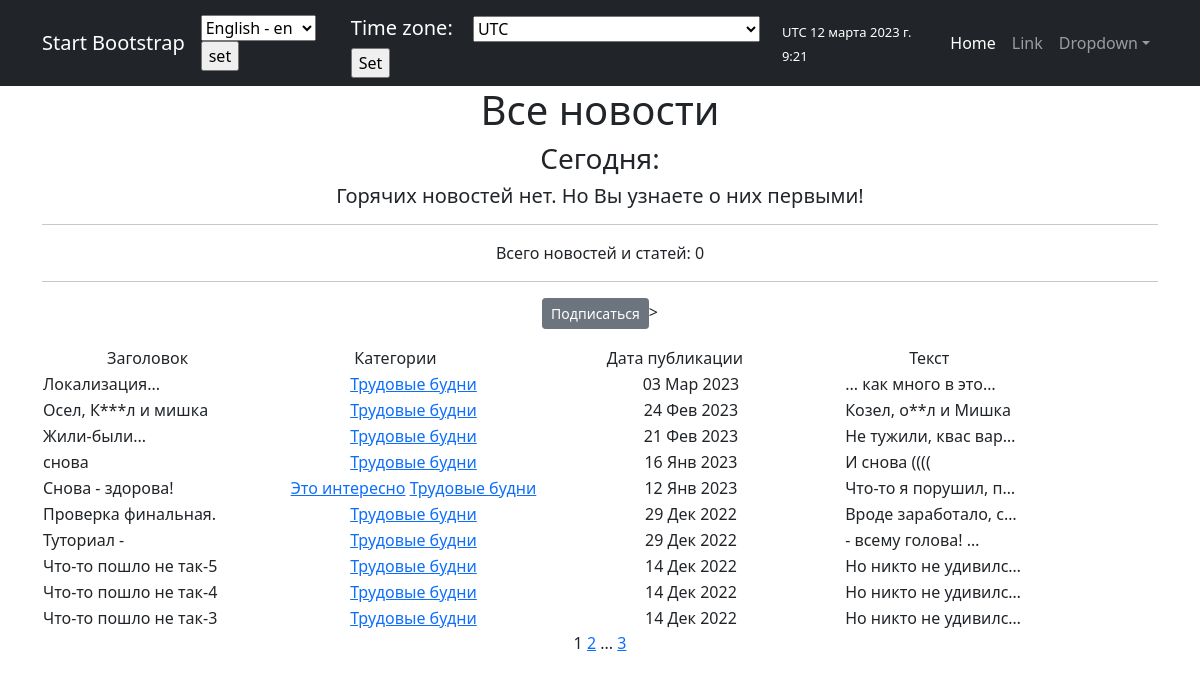
/articles/categories/3, run on the app's committed database.
### news/models.py (models this page shows, shortened)
class Post(models.Model):                                                                   # Модель 3
    author = models.ForeignKey(Author, on_delete=models.CASCADE)                            # - связь "один ко многим" с моделью Author
    article_or_new = models.CharField(max_length=3, choices=POSITIONS, default=article)     # ART - статья; NEW - новость
    title = models.CharField(max_length=255)                                                # Заголовок статьи или новости
    text_body = models.TextField()                                                          # Текст статьи или новости
    date_time_post = models.DateTimeField(auto_now_add=True)                                # Дата и время СОЗДАНИЯ записи
    rating_article_or_new = models.FloatField(default=0.0)                                  # Рейтинг статьи или новости
    category = models.ManyToManyField(Category, through='PostCategory')                     # - связь "многие ко многим" с моделью Category (через модель PostCategory)

class Category(models.Model):                                                       # Модель 2
    name = models.CharField(max_length=255, unique=True, help_text=_('Category name'))             # перевод
    subscribers = models.ManyToManyField(User, blank=True, null=True, related_name='categories')
    def __str__(self):
        return self.name

### news/views.py (the view)
# urls.py: path('categories/<int:pk>', CategoryListViev.as_view(), name='category_list'),
class CategoryListViev(NewsList):                           # Создание в процессе вебинара
    model = Post
    template_name = 'category_list.html'
    context_object_name = 'category_news_list'
    def get_queryset(self):
        self.category = get_object_or_404(Category, id=self.kwargs['pk'])
        queryset = Post.objects.filter(category=self.category).order_by('-date_time_post')
        return queryset
    def get_context_data(self, **kwargs):
        context = super().get_context_data(**kwargs)
        context['is_not_subscriber'] = self.request.user not in self.category.subscribers.all()
        context['category'] = self.category
        return context

### news/templatetags/custom_filters.py (called while the page is built)
@register.filter                                # Примечание. Данный фильтр не работает,
def hide_forbidden(value):                      # если к слову "примыкает" знак препинания! (т.е. запятая или точка)
    words = value.split()
    result = []
    for word in words:
        if word in forbidden_words:
            result.append(word[0] + "*"*(len(word)-2) + word[-1])
        else:
            result.append(word)
    return " ".join(result)

### news/views.py (called while the page is built)
    def get_context_data(self, **kwargs):
        context = super().get_context_data(**kwargs)
        context['current_time'] = timezone.now()
        context['timezones'] = pytz.common_timezones
        context['hot_news'] = None
        return context

### templates/category_list.html (shortened to what this page needs)
{% extends 'flatpages/default.html' %}
{% load custom_filters %}
{% block content %}
    <h1>Все новости</h1>
    <h3>Cегодня: {{ time_now|date:'d M Y' }}</h3>
    <h5> {{ hot_news|default_if_none:"Горячих новостей нет. Но Вы узнаете о них первыми!" }} </h5>
    <hr>
    <p>Всего новостей и статей:  {{ news|length }}</p>
    <hr>
    {% if is_not_subscriber %}
            <p class="text-center"><a href="{% url 'subscribe' category.id %}" class="btn btn-secondary btn-sm">Подписаться</a>></p>
    {% endif %}
    {% if category_news_list %}
    <table>
        <tr>
            <td>
                &emsp;&emsp;&emsp;&emsp;Заголовок &emsp;&emsp;&emsp;&emsp;&emsp;&emsp;
            </td>
            <td>
                    &emsp;&emsp;&emsp;&emsp;Категории &emsp;&emsp;&emsp;&emsp;&emsp;&emsp;
            </td>
            <td>
                  &emsp;&emsp;&emsp;&emsp; Дата публикации &emsp;&emsp;&emsp;&emsp;&emsp;&emsp;
            </td>
            <td>
                   &emsp;&emsp;&emsp;&emsp;Текст &emsp;&emsp;&emsp;&emsp;&emsp;&emsp;
            </td>
        </tr>
        {% for new in category_news_list %}
        <tr>
            <td align="left">{{ new.title | hide_forbidden }}</td>
            <td>
                {% for category in new.category.all %}
                    <a href="{% url 'category_list' category.id %}">{{ category }}</a>
                {% endfor %}
            </td>
            <td align="center">{{ new.date_time_post | date:'d M Y' }}</td>
            <td align="left">{{ new.text_body | truncatechars:20 | hide_forbidden }}</td>
        </tr>
        {% endfor %}
    </table>
    {% else %}
        <h2>Новостей нет!</h2>
    {% endif %}
   {{ page_obj.number }}
   {% if page_obj.has_next %}
       <a href="?page={{ page_obj.next_page_number }}">{{ page_obj.next_page_number }}</a>
       {% if paginator.num_pages != page_obj.next_page_number %}
           ...
           <a href="?page={{ page_obj.paginator.num_pages }}">{{ page_obj.paginator.num_pages }}</a>
       {% endif %}
   {% endif %}
{% endblock content %}

### templates/flatpages/default.html (shortened to what this page needs)
{% load i18n %}
{% load tz %}
<!DOCTYPE html>
<html lang="en">
    <head>
        {% load static %}
        <link href="{% static 'css/styles.css' %}" rel="stylesheet" />
    </head>
    <body>
        <nav class="navbar navbar-expand-lg navbar-dark bg-dark">
            <div class="container">
                <a class="navbar-brand" href="#">{% trans "Start Bootstrap" %}</a>
                <form action='{% url 'set_language' %}'method="POST">
                    <select name="language" id="">
                        {% get_available_languages as LANGUAGES %}
                        {% get_language_info_list for LANGUAGES as languages %}
                        {% for language in languages %}
                            <option value="{{ language.code }}" {% if language.code == LANGUAGE_CODE %} selected {% endif %}>
                                {{ language.name_local }} - {{ language.code }}
                            </option>
                        {% endfor %}
                    </select>
                    <input type="submit" value="set">
                </form>
                {% get_current_timezone as TIME_ZONE %}
                <form action="" method="POST">
                    <label for="timezone" class="navbar-brand">Time zone:</label>
                    <select name="timezone">
                        {% for tz in timezones %}
                        <option value="{{ tz }}"{% if tz == TIME_ZONE %} selected{% endif %}>{{ tz }}</option>
                        {% endfor %}
                    </select>
                    <input type="submit" value="Set">
                </form>
                <span> <font color="white" size="2">
                {{ TIME_ZONE }}
                {{ current_time|timezone:TIME_ZONE }}
                </font> </span>>
                <div class="collapse navbar-collapse" id="navbarSupportedContent">
                    <ul class="navbar-nav ms-auto mb-2 mb-lg-0">
                        <li class="nav-item"><a class="nav-link active" aria-current="page" href="#">{% trans "Home" %}</a></li>
                        <li class="nav-item"><a class="nav-link" href="#">{% trans "Link" %}</a></li>
                        <li class="nav-item dropdown">
                            <a class="nav-link dropdown-toggle" id="navbarDropdown" href="#" role="button" data-bs-toggle="dropdown" aria-expanded="false">{% trans "Dropdown" %}</a>
                        </li>
                    </ul>
                </div>
            </div>
        </nav>
        <div class="container">
            <div class="row">
                <div class="col-lg-12 text-center">
                    {% block content %}{% endblock content %}
                </div>
            </div>
        </div>
    </body>
</html>

### data on the page
Post: title|hide_forbidden "Локализация...", date_time_post "03 Мар 2023", text_body|hide_forbidden "... как много в это…"
Category: name "Трудовые будни"
Post: title|hide_forbidden "Осел, К***л и мишка", date_time_post "24 Фев 2023", text_body|hide_forbidden "Козел, о**л и Мишка"
Post: title|hide_forbidden "Жили-были...", date_time_post "21 Фев 2023", text_body|hide_forbidden "Не тужили, квас вар…"
Post: title|hide_forbidden "снова", date_time_post "16 Янв 2023", text_body|hide_forbidden "И снова (((("
Post: title|hide_forbidden "Снова - здорова!", date_time_post "12 Янв 2023", text_body|hide_forbidden "Что-то я порушил, п…"
Category: name "Это интересно"
Post: title|hide_forbidden "Проверка финальная.", date_time_post "29 Дек 2022", text_body|hide_forbidden "Вроде заработало, с…"
Post: title|hide_forbidden "Туториал -", date_time_post "29 Дек 2022", text_body|hide_forbidden "- всему голова! …"
Post: title|hide_forbidden "Что-то пошло не так-5", date_time_post "14 Дек 2022", text_body|hide_forbidden "Но никто не удивилс…"
Post: title|hide_forbidden "Что-то пошло не так-4", date_time_post "14 Дек 2022", text_body|hide_forbidden "Но никто не удивилс…"
Post: title|hide_forbidden "Что-то пошло не так-3", date_time_post "14 Дек 2022", text_body|hide_forbidden "Но никто не удивилс…"

### other printed values
{{ TIME_ZONE }} "UTC"
{{ current_time|timezone:TIME_ZONE }} "12 марта 2023 г. 9:21"
{{ news|length }} "0"
{{ page_obj.number }} "1"
{{ page_obj.next_page_number }} "2"
{{ page_obj.paginator.num_pages }} "3"
form field language "English - en"
form field timezone "UTC"
